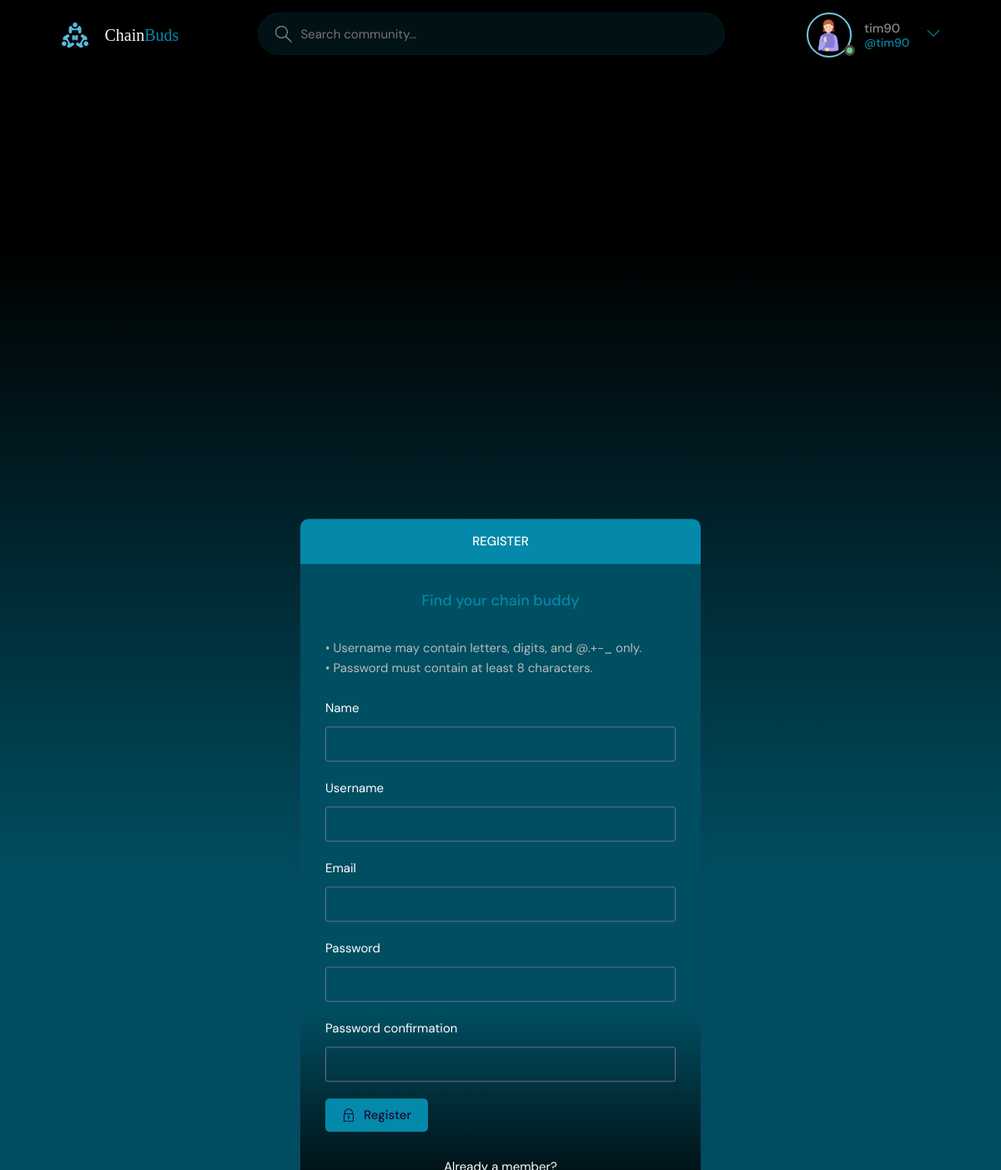
The page /register/ (signed in) on the database its author committed.
### base/models.py (models this page shows)
class User(AbstractUser):
    name = models.CharField(max_length=200, null=True)
    email = models.EmailField(unique=True, null=True)
    About = models.TextField(null=True)
    picture = models.ImageField(null=True, default="avatar.svg")
    USERNAME_FIELD = 'email'
    REQUIRED_FIELDS = ['username']

### base/views.py (the view, shortened to what this page needs)
# urls.py: path('register/', views.userRegister, name = "register"),
def userRegister(request):
    form = MyUserForm()
    return render(request, 'base/login_register.html', {'form': form})

### base/forms.py
class MyUserForm(UserCreationForm):
    class Meta:
        model = User
        fields = ['name', 'username', 'email', 'password1', 'password2']

### base/templates/base/login_register.html (shortened to what this page needs)
{% extends 'main.html' %}
{% block content %}
<main class="auth layout">
  {% if page == 'login' %}
  <div class="container">
    <div class="layout__box" style="background: linear-gradient(to bottom, #004e61 70%, black);box-shadow: 0px 5px 9px 0px rgba(85, 31, 139, 0.20);  ">
      <div class="layout__boxHeader" style="background-color: #0489aa;">
        <div class="layout__boxTitle">
          <h3 style="color: white;">Login</h3>
        </div>
      </div>
      <div class="layout__body">
        <h2 class="auth__tagline" style="color: #0489aa;">Find your chain buddy</h2>
        <form class="form" action="" method="POST">
          {% csrf_token %}
          <div class="form__group form__group">
            <label for="room_name" style="color: #fff;">Email</label>
            <input id="username" name="email" type="text" placeholder="e.g. user@hotmail.com" />
          </div>
          <div class="form__group">
            <label for="password" style="color: #fff;">Password</label>
            <input id="password" name="password" type="password"
              placeholder="&bull;&bull;&bull;&bull;&bull;&bull;&bull;&bull;" />
          </div>
          <button class="btn btn--main" type="submit" style="background-color: #0489aa; color: #180736;">
            <svg version="1.1" xmlns="http://www.w3.org/2000/svg" width="32" height="32" viewBox="0 0 32 32" style="fill: #180736;">
              <title>lock</title>
              <path
                d="M27 12h-1v-2c0-5.514-4.486-10-10-10s-10 4.486-10 10v2h-1c-0.553 0-1 0.447-1 1v18c0 0.553 0.447 1 1 1h22c0.553 0 1-0.447 1-1v-18c0-0.553-0.447-1-1-1zM8 10c0-4.411 3.589-8 8-8s8 3.589 8 8v2h-16v-2zM26 30h-20v-16h20v16z">
              </path>
              <path
                d="M15 21.694v4.306h2v-4.306c0.587-0.348 1-0.961 1-1.694 0-1.105-0.895-2-2-2s-2 0.895-2 2c0 0.732 0.413 1.345 1 1.694z">
              </path>
            </svg>
            Login
          </button>
        </form>
        <div class="auth__action">
          <p style="color: #fff;">Haven't signed up yet?</p>
          <a href="{% url 'register' %}" class="btn btn--link" style="color: #0489aa;">Sign Up</a>
        </div>
      </div>
    </div>
  </div>
  {% else %}
  <div class="container">
    <div class="layout__box" style="background: linear-gradient(to bottom, #004e61 70%, black);box-shadow: 0px 5px 9px 0px rgba(85, 31, 139, 0.20); top: 72%;background-repeat: no-repeat;
    background-attachment: fixed;">
      <div class="layout__boxHeader" style="background-color: #0489aa;">
        <div class="layout__boxTitle">
          <h3 style="color: white;">Register</h3>
        </div>
      </div>
      <div class="layout__body">
        <h2 class="auth__tagline" style="color: #0489aa;">Find your chain buddy</h2>
        <form class="form" action="" method="POST">
          <p>&#8226; Username may contain letters, digits, and @.+-_ only.</p>
          <p>&#8226; Password must contain at least 8 characters.</p>
          <br>
          {% for field in form %}
          <div class="form__group form__group">
            <label for="room_name" style="color: #fff;">{{field.label}}</label>
            {{field}}
          </div>
          {% endfor %}
          <button class="btn btn--main" type="submit" style="color: #180736; background-color: #0489aa;">
            Register
          </button>
        </form>
        <div class="auth__action">
          <p style="color: #fff;">Already a member?</p>
        </div>
      </div>
    </div>
  </div>
  {% endif %}
</main>
{% endblock %}

### templates/navbar.html (shortened to what this page needs)
{% load static %}
<header class="header header--loggedIn" style="background-color: black;">
  <div class="container">
    <a href="{% url 'home' %}" class="header__logo">
      <img src="{% static 'logo.svg' %}" />
      <h1 style="color: var(--LIGHT, #0489aa);
      font-family: Eras Bold ITC;
      font-size: 20px;
      font-style: normal;
      font-weight: 400;
      line-height: normal; "> <span style="color: #F7FAFA;
        font-family: Eras Bold ITC;
        font-size: 20px;
        font-style: normal;
        font-weight: 400;
        line-height: normal; ">Chain</span>Buds</h1>
    </a>
    <form class="header__search" method="GET" action="{% url 'home' %}">
      <label style="border-radius: 30px;
        border: 1px solid #001c22;
        background: #001216; width: 560px;
height: 51px;
flex-shrink: 0; ">
        <input name="q" placeholder="Search community..." />
      </label>
    </form>
    <nav class="header__menu">
      {% if request.user.is_authenticated %}
      <div class="header__user">
        <a href="{% url 'update-user' %}">
          <div class="avatar avatar--medium active">
            <img src="{{request.user.picture.url}}" style="width: 50px;
            height: 50px; "/>
          </div>
          <p>{{request.user.username}}<span style="color: #0489aa; ">@{{request.user.username}}</span></p>
        </a>
        <button class="dropdown-button">
          <svg version="1.1" xmlns="http://www.w3.org/2000/svg" style="fill: #0489aa;" width="32" height="32" viewBox="0 0 32 32">
            <title>chevron-down</title>
            <path d="M16 21l-13-13h-3l16 16 16-16h-3l-13 13z"></path>
          </svg>
        </button>
      </div>
      {% else %}
      <a href="{% url 'login' %}">
        <img src="{% static 'avatar.svg' %}" />
        <p>Login</p>
      </a>
      {% endif %}
    </nav>
  </div>
</header>

### rows shown on the page
User: user.picture (picture), user.username "tim90"

### other values the page prints
{{ field.label }} "Name" "Username" "Email" "Password" "Password confirmation"
